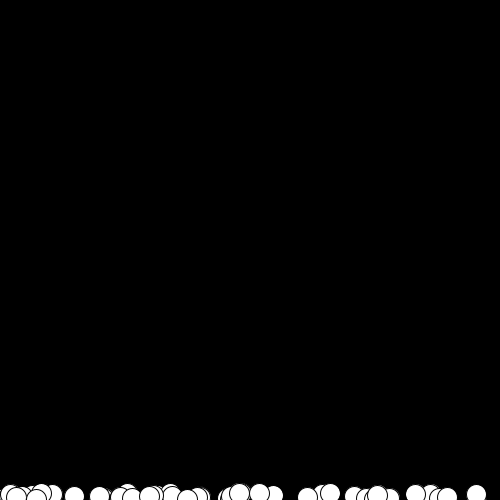
Frame 1 (no input)
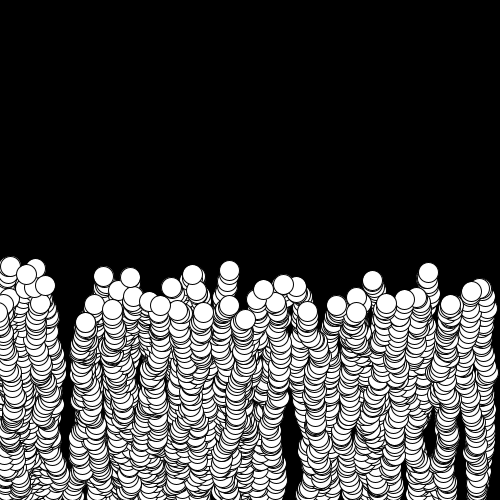
Frame 60 (the mouse pressed at the canvas centre just before this capture)
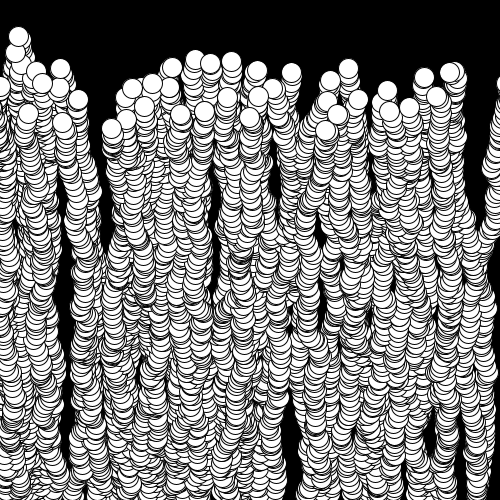
Frame 120 (the mouse held since frame 60 and released just before this capture)

The Processing sketch that drew these frames (run headless with seeded random() and noise(); from frame 60 on, the mouse is pressed at the canvas centre):

// Processing sketch: pedrocascais_brownianmotion2
// ── pedrocascais_brownianmotion2.pde

class part {
  float x,y;

  part(){
    x = random(0,width);
    y = height;
  }

  void draw(){
    x+=random(-3,3);
    y+=random(-7,0);

    if(y < 0)
      y = height;
      
    ellipse(x,y,20,20);
  }

}



part p[];



void setup(){
  size(500,500);

  p = new part[50];
  for(int i=0; i < p.length; i++)
    p[i] = new part();

  background(0);

}

void draw(){

  for(int i=0; i < p.length; i++)
    p[i].draw();// = new part();

  
}


void keyPressed(){
 background(0); 
}
